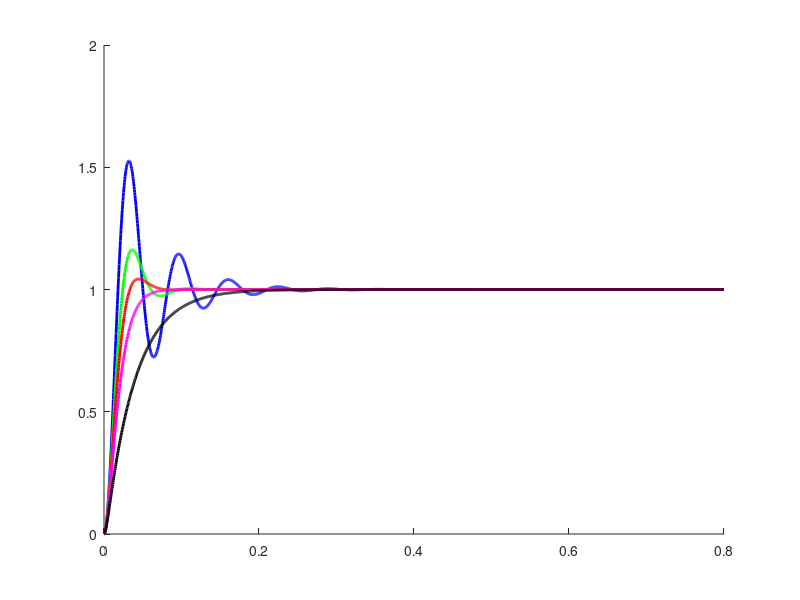

Write the MATLAB code that produced this figure. (Note: this script raises an error after producing the figure.)
%% ANÁLISIS ADICIONAL: RESPUESTA A DIFERENTES ENTRADAS Y PARÁMETROS
% Extensión de la tarea: Análisis de sensibilidad de parámetros
%
% Se analiza cómo cambia la respuesta del circuito RLC al variar
% el factor de amortiguamiento (resistencia R).

clc; clear; close all;

fprintf('=======================================================\n');
fprintf('  ANÁLISIS DE SENSIBILIDAD - VARIACIÓN DE AMORTIGUAMIENTO\n');
fprintf('=======================================================\n\n');

L = 0.1;      % H
C = 0.001;    % F
wn = 1/sqrt(L*C);

fprintf('Parámetros fijos:\n');
fprintf('  L = %.3f H,  C = %.4f F\n', L, C);
fprintf('  ωn = %.2f rad/s\n\n', wn);

% Valores de R que dan distintos factores de amortiguamiento
zeta_values = [0.2, 0.5, 0.707, 1.0, 2.0];
R_values = 2 * zeta_values * sqrt(L/C);

t = linspace(0, 0.8, 2000);

%% --- Figura 1: Respuesta al escalón para distintos zeta ---
figure(1);
colores = {'b', 'g', 'r', 'm', 'k'};
hold on;

for i = 1:length(zeta_values)
    R = R_values(i);
    num_i = [1/(L*C)];
    den_i = [1, R/L, 1/(L*C)];
    H_i   = tf(num_i, den_i);
    [y_i, t_i] = step(H_i, t);
    plot(t_i, y_i, colores{i}, 'LineWidth', 2);
end

yline(1, 'k--', 'Referencia', 'LineWidth', 1, ...
      'LabelHorizontalAlignment', 'left');
grid on;
xlabel('Tiempo [s]', 'FontSize', 12);
ylabel('Vc [V]', 'FontSize', 12);
title('Respuesta al Escalón - Diferentes Factores de Amortiguamiento', 'FontSize', 13);

leyendas = arrayfun(@(z, R) sprintf('ζ = %.3f (R=%.1fΩ)', z, R), ...
                    zeta_values, R_values, 'UniformOutput', false);
legend(leyendas, 'Location', 'best', 'FontSize', 9);
hold off;

%% --- Figura 2: Lugar de las raíces para variación de R ---
figure(2);
% Usamos el sistema de lazo cerrado con K variable equivalente a R/L
% Definir sistema base y trazar lugar de raíces
num_base = [1/(L*C)];
den_base = [1, 0, 1/(L*C)];  % s^2 + wn^2 (sin amortiguamiento)
H_base   = tf(num_base, den_base);

rlocus(tf([1 0], [1, 0, 1/(L*C)]));
grid on;
title('Lugar de las Raíces (variando R/L)', 'FontSize', 13);
xlabel('Parte Real', 'FontSize', 12);
ylabel('Parte Imaginaria', 'FontSize', 12);

%% --- Figura 3: Respuesta a señal senoidal ---
R = 10;  % Valor nominal
num = [1/(L*C)];
den = [1, R/L, 1/(L*C)];
H   = tf(num, den);
sys_ss = ss(H);

% Entrada senoidal a frecuencia natural
t_sin  = linspace(0, 0.5, 5000);
f_ent  = wn / (2*pi);                % Frecuencia de la entrada [Hz]
u_sin  = sin(wn * t_sin);            % Señal senoidal en ωn
[y_sin, ~, ~] = lsim(H, u_sin, t_sin);

figure(3);
plot(t_sin, u_sin, 'b--', 'LineWidth', 1.5); hold on;
plot(t_sin, y_sin, 'r-', 'LineWidth', 2);
grid on;
xlabel('Tiempo [s]', 'FontSize', 12);
ylabel('Amplitud [V]', 'FontSize', 12);
title(sprintf('Respuesta a Entrada Senoidal en ωn = %.1f rad/s', wn), 'FontSize', 13);
legend({'Entrada vi(t)', 'Salida Vc(t)'}, 'Location', 'best');
hold off;

%% --- Figura 4: Respuesta al impulso ---
figure(4);
impulse(H);
grid on;
title('Respuesta al Impulso - Circuito RLC Serie', 'FontSize', 13);
xlabel('Tiempo [s]', 'FontSize', 12);
ylabel('Vc [V]', 'FontSize', 12);

%% Tabla de métricas por valor de R
fprintf('Tabla de métricas por factor de amortiguamiento:\n');
fprintf('%-8s %-8s %-10s %-12s %-10s %-10s\n', ...
        'R [Ω]', 'ζ', 'Tp [ms]', 'Sobrepico%', 'Ts [ms]', 'Tr [ms]');
fprintf('%s\n', repmat('-', 1, 65));

for i = 1:length(zeta_values)
    R = R_values(i);
    num_i = [1/(L*C)];
    den_i = [1, R/L, 1/(L*C)];
    H_i   = tf(num_i, den_i);
    info  = stepinfo(H_i);
    if isnan(info.PeakTime)
        tp_str = '    N/A   ';
    else
        tp_str = sprintf('%-10.2f', info.PeakTime*1000);
    end
    fprintf('%-8.2f %-8.3f %s %-12.2f %-10.2f %-10.2f\n', ...
            R, zeta_values(i), tp_str, ...
            info.Overshoot, info.SettlingTime*1000, info.RiseTime*1000);
end

fprintf('\nAnálisis completado.\n');
